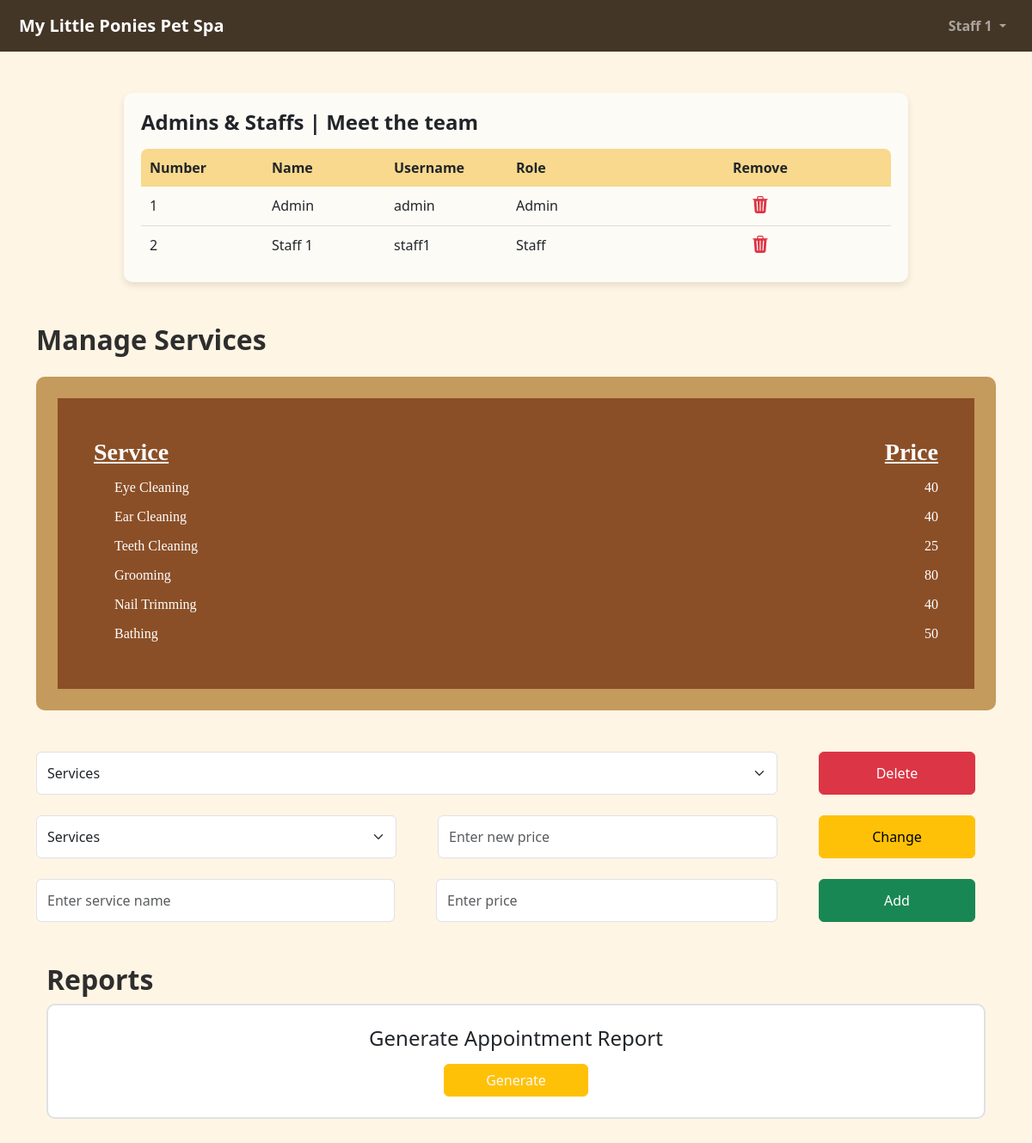
/ownerDashboard (signed in), run on the app's committed database.
### tables this page shows
CREATE TABLE users(
id INTEGER PRIMARY KEY AUTOINCREMENT,
type TEXT NOT NULL,
username TEXT NOT NULL,
user_object BLOB NOT NULL);

CREATE TABLE services(
id INTEGER PRIMARY KEY AUTOINCREMENT,
name TEXT NOT NULL,
price INTEGER NOT NULL);

### apptesting.py (the view)
@app.route('/ownerDashboard')
def ownerDashboard():
    db.execute('SELECT * FROM users WHERE id=?', [session['user_id']])
    user = db.fetchall()
    name = pickle.loads(user[0]['user_object']).name
    flash(name)
    db.execute("SELECT * FROM users WHERE type = 'Admin' OR type = 'Staff'")
    staffs = db.fetchall()
    staff_list = []
    for staff in staffs:
        staff_list.append([(pickle.loads(staff['user_object'])).name,staff['username'], staff['type']])
    flash(staff_list)
    db.execute('SELECT * FROM services')
    services = db.fetchall()
    serviceList = []
    for service in services:
        serviceList.append([service['name'], service['price']])
    flash(serviceList)
    serviceListToDelete = []
    for service in services:
        serviceListToDelete.append(service['name'])
    flash(serviceListToDelete)
    return render_template('owner_dashboard.html')

### apptesting.py (called while the page is built)
    @property
    def name(self):
        return self.__name

### templates/owner_dashboard.html (shortened to what this page needs)
{% extends 'layout.html' %}
{% block nav %}
<a class="navbar-brand" href="{{ url_for('userMain') }}">My Little Ponies Pet Spa</a>
<div class="collapse navbar-collapse" id="navbarNav">
    <ul class="navbar-nav ms-auto">
        <li class="nav-item dropdown">
            <a class="nav-link dropdown-toggle" href="#" id="userDropdown" role="button" data-bs-toggle="dropdown" aria-expanded="false">
                {% with message = get_flashed_messages() %}
                    {{ message[0] }}
                {% endwith %}
            </a>
          </li>
    </ul>
</div>
{% endblock %}
{% block main %}
        <div class="container my-5 p-0">
            <div class="table-container">
                <h4 class="mb-3 fw-bold">Admins & Staffs | Meet the team</h4>
                <div class="table-header d-flex">
                    <div class="col-2">Number</div>
                    <div class="col-2">Name</div>
                    <div class="col-2">Username</div>
                    <div class="col-2">Role</div>
                    <div class="col-4 text-center">Remove</div>
                </div>
                <div id="staff-list">
                    {% with staffs = get_flashed_messages() %}
                        {% for staff in staffs[1] %}
                            <div class="table-row d-flex">
                                <div class="col-2">{{ loop.index }}</div>
                                <div class="col-2">{{ staff[0] }}</div>
                                <div class="col-2">{{ staff[1] }}</div>
                                <div class="col-2">{{ staff[2] }}</div>
                                <div class="col-4 text-center">
                                    <button class="p-0 border-0" style="background-color: transparent;">
                                        <i class="bi bi-trash3-fill h5 text-danger"></i>
                                    </button>
                                </div>
                            </div>
                        {% endfor %}
                    {% endwith %}
                </div>
            </div>
        <div class="container">
            <h2 class="mt-5 mb-4 fw-bold">Manage Services</h2>
            <div class="service-card">
            <div class="row mb-2 fw-bold">
                <div class="col-8 fs-3 text-decoration-underline">Service</div>
                <div class="col-4 text-end fs-3 text-decoration-underline">Price</div>
            </div>
            {% with messages = get_flashed_messages() %}
                {% for service in messages[2] %}
                    <div class="row mb-2">
                        <div class="col-8">
                        <div class="form-check">
                            <label class="form-check-label" for="eyeCleaning">{{ service[0] }}</label>
                        </div>
                        </div>
                        <div class="col-4 text-end">{{ service[1] }}</div>
                    </div>
                {% endfor %}
            {% endwith %}
        </div>
        <form method="POST" action="{{ url_for('deleteService') }}">
            <div class="row container mt-5 gap-5 d-flex flex-wrap justify-content-between">
                <select class="form-select col form-control" name="serviceToDelete" style="background-color: #fff;">
                    <option selected disabled>Services</option>
                </select>
                <button class="btn col-2 btn-danger" type="submit">Delete</button>
            </div>
        </form>
         <form method="POST" action="{{ url_for('changeServicePrice') }}">
             <div class="row container mt-4 gap-5 d-flex flex-wrap justify-content-between">
                 <select class="form-select col" name="serviceToChange" style="background-color: #fff;">
                   <option selected disabled>Services</option>
                 </select>
                 <input type="text" name="newServicePrice" class="form-control text-start col" style="background-color: #fff;" placeholder="Enter new price">
                 <button class="btn col-2 btn-warning">Change</button>
             </div>
         </form>
         <form method="POST" action="{{ url_for('addNewService') }}">
             <div class="row container my-4 gap-5 d-flex flex-wrap justify-content-between">
                 <input type="text" class="form-control w-auto text-start col" name="addedServiceName" style="background-color: #fff; padding-right:32px" placeholder="Enter service name">
                 <input type="text" class="form-control w-auto text-start col" name="addedServicePrice" style="background-color: #fff;" placeholder="Enter price">
                 <button class="btn col-2 btn-success">Add</button>
             </div>
         </form>
        <div class="container mt-5">
            <h2 class="fw-bold">Reports</h2>
            <div class="p-4 border border-2 mt-2 d-flex flex-column align-items-center justify-content-between" style="background-color: #fff;">
                <h4>Generate Appointment Report</h4>
                <form method="POST" action="{{ url_for('ownerGenerateReport') }}">
                    <button class="btn btn-warning text-light mt-2 px-5"type="submit">Generate</button>
                </form>
            </div>
        </div>
{% endblock %}

### static/main.css (style rules this page uses)
body { background-color:#FFF5E4; display: flex; flex-direction: column; align-items: center; justify-content: center; }
.service-card { background-color: #8B4F27; color: white; padding: 42px; border-radius: 10px; border: 25px solid #C59A5D; font-family: 'Indie Flower', cursive; }
h2 { color: #2e2e2e; }
.table-container { max-width: 80%; margin: auto; background: #fdfbf6; padding: 20px; border-radius: 10px; box-shadow: 0px 4px 8px rgba(0, 0, 0, 0.1); }
.table-header { background-color: #f8d98d; font-weight: bold; padding: 10px; border-radius: 8px 8px 0 0; }
.table-row { padding: 10px; border-bottom: 1px solid #ddd; }
.table-row:last-child { border-bottom: none; }
.form-control { text-align: start; padding: 12px; }
.border { border-radius: 10px; }

### data on the page
users: staff "Admin", username "admin", type "Admin"
users: staff "Staff 1", username "staff1", type "Staff"
services: name "Eye Cleaning", price "40"
services: name "Ear Cleaning", price "40"
services: name "Teeth Cleaning", price "25"
services: name "Grooming", price "80"
services: name "Nail Trimming", price "40"
services: name "Bathing", price "50"

### other printed values
{{ message[0] }} "Staff 1"
